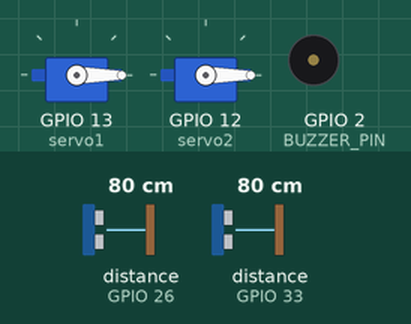
Simulated run of this sketch. Board: ESP32. Shown: 2 × servo, buzzer (waves = sounding, pin HIGH). Wiring (inferred from the names in the program): 2 × ultrasonic range finder: trigger GPIO 25, echo GPIO 26 / trigger GPIO 32, echo GPIO 33. Inputs (shaded band) come from the test bench; at power-on: distance to the obstacle (sensors on GPIO 26, GPIO 33) 80 cm. The echo pulse lasts 58.3 µs per cm; WiFi joins after 1.5 s; servers stay silent unless stated; the local clock reads 2024-03-15 10:24:30 at power-on unless the sketch sets it; the modem accepts every AT command (registered, SIM ready, sends succeed) and sends nothing else; the Firebase database answers and starts empty; pins used as bus, display or sensor lines are not drawn; what the sketch prints to the serial monitor is not drawn.

Above: at 4.2 s.
4.3 s: distance to the obstacle (sensor on GPIO 26) set to 6 cm
6.0 s: distance to the obstacle (sensor on GPIO 26) set to 3 cm
At 8.1 s:
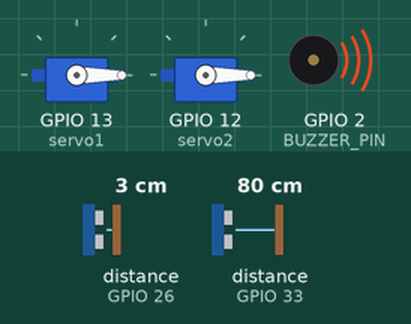
Timing chart, 0 to 9.6 s (numbered marks = the images above; inputs shaded):
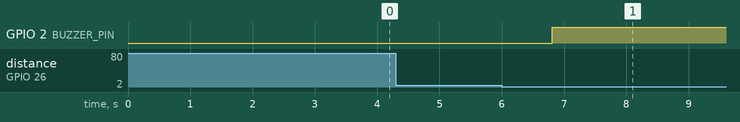

The sketch:

ESP32_Firebase.ino
```cpp
#include <WiFi.h>
#include <FirebaseESP32.h>
#include <HardwareSerial.h>
#include <ESP32Servo.h>
#include "time.h"

/* ----------------------------------------------------
   WIFI
---------------------------------------------------- */
const char* ssid = "temp";
const char* password = "temp123456";

/* ----------------------------------------------------
   FIREBASE
---------------------------------------------------- */
#define FIREBASE_HOST "binlevel-bd0a6-default-rtdb.firebaseio.com"
#define FIREBASE_AUTH "nWuCtVVLpiZz6ROFPspuAKLjNhNx12KHrNgAbEGr"

FirebaseData fbdo;
FirebaseAuth auth;
FirebaseConfig config;

/* ----------------------------------------------------
   ULTRASONIC
---------------------------------------------------- */
#define TRIG1 32
#define ECHO1 33

#define TRIG2 25
#define ECHO2 26

/* ----------------------------------------------------
   SERVO
---------------------------------------------------- */
Servo servo1;  // BIO
Servo servo2;  // NONBIO

/* ----------------------------------------------------
   GSM
---------------------------------------------------- */
HardwareSerial gsm(2);
#define GSM_RX 16
#define GSM_TX 17

/* ----------------------------------------------------
   BUZZER
---------------------------------------------------- */
#define BUZZER_PIN 2

/* ----------------------------------------------------
   NTP TIME (IST)
---------------------------------------------------- */
const char* ntpServer = "pool.ntp.org";
const long gmtOffset_sec = 19800;
const int daylightOffset_sec = 0;

/* Flags */
bool sms_bin_sent = false;
bool sms_bio_sent = false;
bool sms_nonbio_sent = false;

unsigned long lastSave = 0;
unsigned long saveInterval = 10000;  // 10 seconds

/* ----------------------------------------------------
   SEND SMS
---------------------------------------------------- */
void sendSMS(String msg) {
  Serial.println("Preparing to send SMS...");

  // 1. Clear any leftover data in the serial buffer
  while(gsm.available()) gsm.read();

  // 2. Wake up the module and synchronize baud rate
  gsm.println("AT");
  delay(500);

  // 3. Set SMS mode to Text Mode
  gsm.println("AT+CMGF=1");
  delay(500);

  // 4. Send the recipient phone number
  gsm.println("AT+CMGS=\"+917305587959\"");

  // CRITICAL: SIM900A needs time to process the number and reply with the '>' prompt
  delay(1000);

  // 5. Send the actual message text
  gsm.print(msg);
  delay(100);

  // 6. Send Ctrl+Z (ASCII 26) to tell the module to send the message
  gsm.write(26);

  // 7. Network transmission takes time. Wait 5 seconds to ensure it sends completely.
  delay(5000);

  // 8. Print any response from the module to help debugging
  Serial.print("Module Response: ");
  while(gsm.available()) {
    Serial.write(gsm.read());
  }

  Serial.println("\n📨 SMS ATTEMPT FINISHED: " + msg);
}

/* ----------------------------------------------------
   ULTRASONIC READ
---------------------------------------------------- */
long getDistance(int trig, int echo) {
  digitalWrite(trig, LOW);
  delayMicroseconds(3);

  digitalWrite(trig, HIGH);
  delayMicroseconds(10);
  digitalWrite(trig, LOW);

  long duration = pulseIn(echo, HIGH, 30000);
  if (duration == 0) return 400;

  float distance = duration * 0.0343 / 2.0;
  return constrain(distance, 0, 400);
}

/* ----------------------------------------------------
   ONE-TIME SERVO ROTATION
---------------------------------------------------- */
void rotateServoOnce(Servo &servo, String name) {
  Serial.println("🔄 Rotating Servo : " + name);

  servo.write(90);
  delay(1200);
  servo.write(0);

  Serial.println("✔ Servo Returned to 0° (" + name + ")");
}

/* ----------------------------------------------------
   SETUP
---------------------------------------------------- */
void setup() {
  Serial.begin(115200);
  gsm.begin(9600, SERIAL_8N1, GSM_RX, GSM_TX);

  pinMode(TRIG1, OUTPUT);
  pinMode(ECHO1, INPUT);
  pinMode(TRIG2, OUTPUT);
  pinMode(ECHO2, INPUT);
  pinMode(BUZZER_PIN, OUTPUT);

  servo1.attach(13);
  servo2.attach(12);

  servo1.write(0);
  servo2.write(0);

  WiFi.begin(ssid, password);
  while (WiFi.status() != WL_CONNECTED) {
    Serial.println("Connecting WiFi...");
    delay(300);
  }
  Serial.println("✅ WiFi Connected!");

  configTime(gmtOffset_sec, daylightOffset_sec, ntpServer);
  delay(1500);

  config.database_url = FIREBASE_HOST;
  config.signer.tokens.legacy_token = FIREBASE_AUTH;
  Firebase.begin(&config, &auth);
  Firebase.reconnectWiFi(true);

  Serial.println("🚀 ESP32 READY");
}

/* ----------------------------------------------------
   LOOP
---------------------------------------------------- */
void loop() {

  /* READ DISTANCES */
  long d1 = getDistance(TRIG1, ECHO1);
  long d2 = getDistance(TRIG2, ECHO2);

  int bin1 = constrain(map(d1, 20, 0, 0, 100), 0, 100);
  int bin2 = constrain(map(d2, 20, 0, 0, 100), 0, 100);

  /* PRINT VALUES */
  Serial.println("----------------------------------------------------");
  Serial.print("Bin1 Distance: "); Serial.print(d1); Serial.print(" cm | Level: "); Serial.print(bin1); Serial.println("%");
  Serial.print("Bin2 Distance: "); Serial.print(d2); Serial.print(" cm | Level: "); Serial.print(bin2); Serial.println("%");
  Serial.println("----------------------------------------------------");

  /* UPDATE FIREBASE */
  Firebase.setInt(fbdo, "/SMARTBIN/LIVE/BIN1", bin1);
  Firebase.setInt(fbdo, "/SMARTBIN/LIVE/BIN2", bin2);

  /* ----------------------------------------------------
     PYTHON DETECTION SIGNAL
  ---------------------------------------------------- */
  if (Firebase.getString(fbdo, "/SMARTBIN/DETECTION")) {

    String cmd = fbdo.stringData();
    Serial.println("🔥 DETECTION CMD RECEIVED: " + cmd);

    if (cmd == "BIO") {
      rotateServoOnce(servo1, "BIO");
      if (!sms_bio_sent) {
        sendSMS("BIO waste detected.");
        sms_bio_sent = true;
      }
      Firebase.setString(fbdo, "/SMARTBIN/DETECTION", "NONE");
    }

    if (cmd == "NONBIO") {
      rotateServoOnce(servo2, "NONBIO");
      if (!sms_nonbio_sent) {
        sendSMS("NONBIO waste detected.");
        sms_nonbio_sent = true;
      }
      Firebase.setString(fbdo, "/SMARTBIN/DETECTION", "NONE");
    }
  }

  /* ----------------------------------------------------
     HIGH BIN ALERT
  ---------------------------------------------------- */
  if (bin1 >= 80 || bin2 >= 80) {
    digitalWrite(BUZZER_PIN, HIGH);

    if (!sms_bin_sent) {
      sendSMS("⚠ ALERT: Bin Level reached 80%!");
      sms_bin_sent = true;
    }
  } else {
    digitalWrite(BUZZER_PIN, LOW);
    sms_bin_sent = false;
    sms_bio_sent = false;
    sms_nonbio_sent = false;
  }

  /* ----------------------------------------------------
     SAVE HISTORICAL LOG
  ---------------------------------------------------- */
  static int prev1 = -1, prev2 = -1;

  if (millis() - lastSave >= saveInterval) {
    lastSave = millis();

    if (bin1 != prev1 || bin2 != prev2) {

      time_t now;
      time(&now);

      String base = "/SMARTBIN/DATABASE/" + String((long)now);

      Firebase.setInt(fbdo, base + "/BIN1", bin1);
      Firebase.setInt(fbdo, base + "/BIN2", bin2);

      prev1 = bin1;
      prev2 = bin2;

      Serial.println("📌 HISTORY SAVED to Firebase");
    }
  }

  delay(200);
}
```

Measured:
- the behaviour switches between 5 and 4 cm on distance to the obstacle (sensor on GPIO 26) (found by bisection; images 0 and 1)
- after the input at 4.3 s, every drawn part: stays the same
- after the input at 6.0 s, GPIO 2 (BUZZER_PIN): LOW → HIGH after 0.81 s
